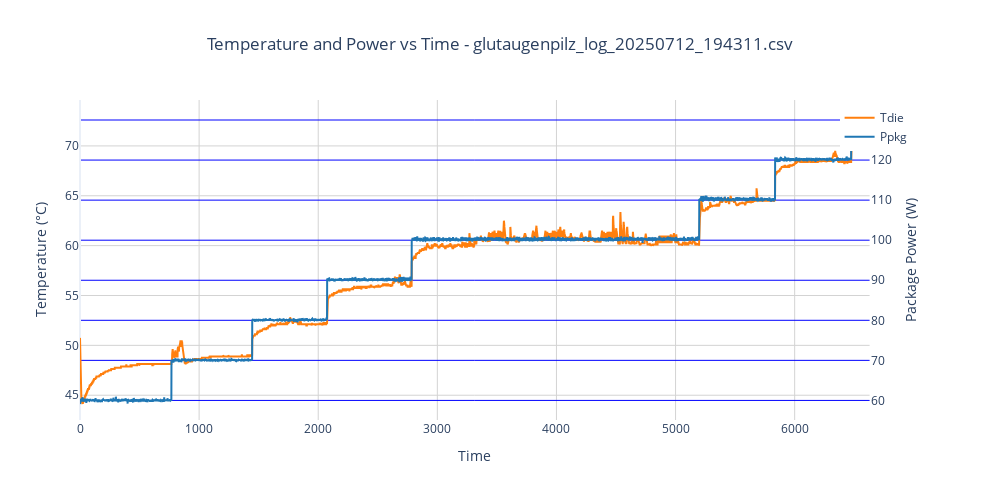
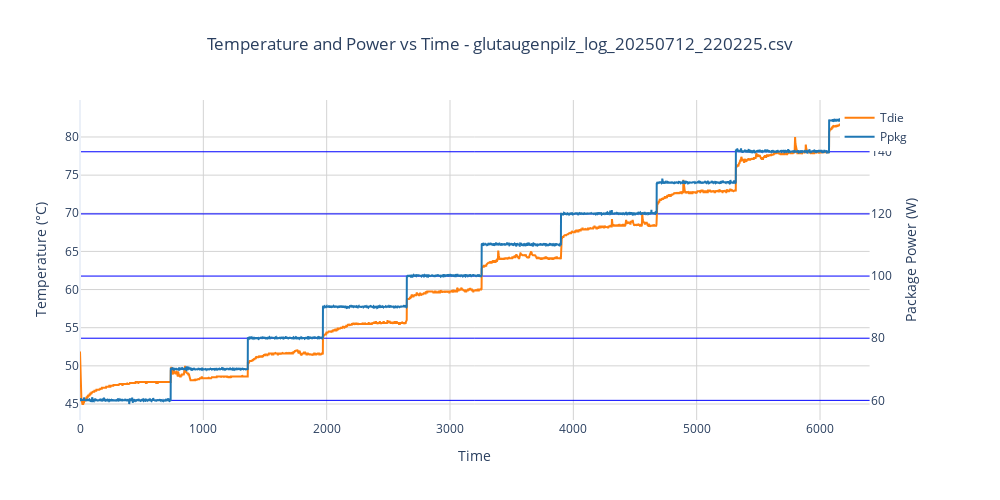
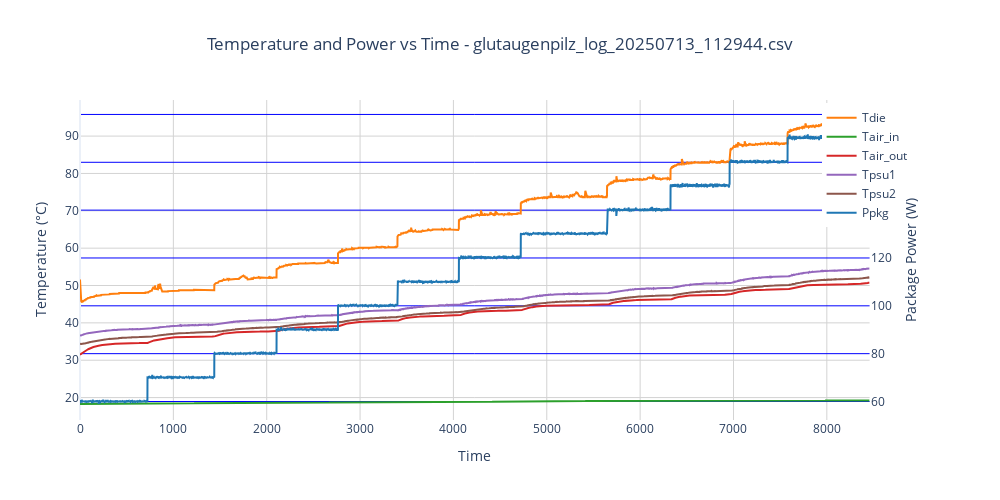
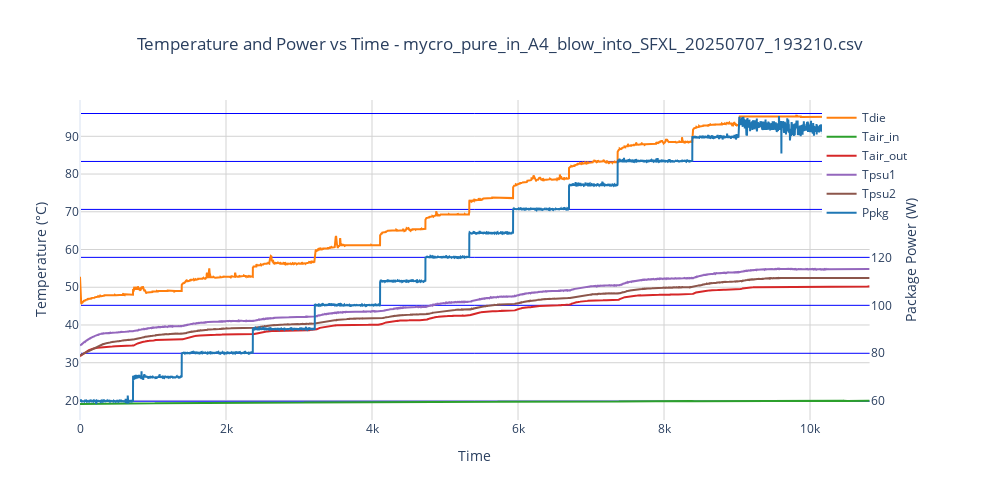

Source (notebook cell) for these figures, in order:
### Code cell
# Function to create time series plots
def plot_time_series(df, title):
    fig = make_subplots(specs=[[{"secondary_y": True}]])

    # Temperature traces
    fig.add_trace(
        go.Scatter(x=df['t'], y=df['Tdie'], name="Tdie",
                   line=dict(color='#ff7f0e', width=2)),
        secondary_y=False
    )

    if 'Tair_in' in df.columns:
        fig.add_trace(
            go.Scatter(x=df['t'], y=df['Tair_in'], name="Tair_in",
                       line=dict(color='#2ca02c', width=2)),
            secondary_y=False
        )

    if 'Tair_out' in df.columns:
        fig.add_trace(
            go.Scatter(x=df['t'], y=df['Tair_out'], name="Tair_out",
                       line=dict(color='#d62728', width=2)),
            secondary_y=False
        )

    if 'Tpsu1' in df.columns:
        fig.add_trace(
            go.Scatter(x=df['t'], y=df['Tpsu1'], name="Tpsu1",
                       line=dict(color='#9467bd', width=2)),
            secondary_y=False
        )

    if 'Tpsu2' in df.columns:
        fig.add_trace(
            go.Scatter(x=df['t'], y=df['Tpsu2'], name="Tpsu2",
                       line=dict(color='#8c564b', width=2)),
            secondary_y=False
        )

    # Power trace
    fig.add_trace(
        go.Scatter(x=df['t'], y=df['Ppkg'], name="Ppkg",
                   line=dict(color='#1f77b4', width=2)),
        secondary_y=True
    )

    fig.update_layout(
        title=dict(text=title, x=0.5),
        plot_bgcolor='white',
        hovermode='x unified',
        width=1000,
        height=500,
        showlegend=True,
        legend=dict(
            yanchor="top",
            y=0.99,
            xanchor="right",
            x=0.99
        )
    )

    fig.update_xaxes(title_text="Time", gridcolor='lightgray')
    fig.update_yaxes(title_text="Temperature (°C)", secondary_y=False, gridcolor='lightgray')
    fig.update_yaxes(title_text="Package Power (W)", secondary_y=True, gridcolor='blue')

    return fig


# Plot time series for each dataset
for name, df in dataframes.items():
    fig = plot_time_series(df, f"Temperature and Power vs Time - {name}")
    fig.show()

### Figure 1 — Plotly figure (JSON) as saved in the notebook; plotly's stock layout.template omitted (floating-point values rounded to 4 significant figures; data arrays with more than 128 entries replaced by an {"elided": "..."} marker saying what was removed)
{"data": [{"line": {"color": "#ff7f0e", "width": 2}, "name": "Tdie", "x": {"elided": "6630 int values"}, "y": {"elided": "6630 float values"}, "type": "scatter", "xaxis": "x", "yaxis": "y"}, {"line": {"color": "#1f77b4", "width": 2}, "name": "Ppkg", "x": {"elided": "6630 int values"}, "y": {"elided": "6630 float values"}, "type": "scatter", "xaxis": "x", "yaxis": "y2"}], "layout": {"xaxis": {"anchor": "y", "domain": [0.0, 0.94], "title": {"text": "Time"}, "gridcolor": "lightgray"}, "yaxis": {"anchor": "x", "domain": [0.0, 1.0], "title": {"text": "Temperature (°C)"}, "gridcolor": "lightgray"}, "yaxis2": {"anchor": "x", "overlaying": "y", "side": "right", "title": {"text": "Package Power (W)"}, "gridcolor": "blue"}, "title": {"text": "Temperature and Power vs Time - glutaugenpilz_log_20250712_194311.csv", "x": 0.5}, "legend": {"yanchor": "top", "y": 0.99, "xanchor": "right", "x": 0.99}, "plot_bgcolor": "white", "hovermode": "x unified", "width": 1000, "height": 500, "showlegend": true}}

### Figure 2 — Plotly figure (JSON) as saved in the notebook; plotly's stock layout.template omitted (floating-point values rounded to 4 significant figures; data arrays with more than 128 entries replaced by an {"elided": "..."} marker saying what was removed)
{"data": [{"line": {"color": "#ff7f0e", "width": 2}, "name": "Tdie", "x": {"elided": "6402 int values"}, "y": {"elided": "6402 float values"}, "type": "scatter", "xaxis": "x", "yaxis": "y"}, {"line": {"color": "#1f77b4", "width": 2}, "name": "Ppkg", "x": {"elided": "6402 int values"}, "y": {"elided": "6402 float values"}, "type": "scatter", "xaxis": "x", "yaxis": "y2"}], "layout": {"xaxis": {"anchor": "y", "domain": [0.0, 0.94], "title": {"text": "Time"}, "gridcolor": "lightgray"}, "yaxis": {"anchor": "x", "domain": [0.0, 1.0], "title": {"text": "Temperature (°C)"}, "gridcolor": "lightgray"}, "yaxis2": {"anchor": "x", "overlaying": "y", "side": "right", "title": {"text": "Package Power (W)"}, "gridcolor": "blue"}, "title": {"text": "Temperature and Power vs Time - glutaugenpilz_log_20250712_220225.csv", "x": 0.5}, "legend": {"yanchor": "top", "y": 0.99, "xanchor": "right", "x": 0.99}, "plot_bgcolor": "white", "hovermode": "x unified", "width": 1000, "height": 500, "showlegend": true}}

### Figure 3 — Plotly figure (JSON) as saved in the notebook; plotly's stock layout.template omitted (floating-point values rounded to 4 significant figures; data arrays with more than 128 entries replaced by an {"elided": "..."} marker saying what was removed)
{"data": [{"line": {"color": "#ff7f0e", "width": 2}, "name": "Tdie", "x": {"elided": "8458 int values"}, "y": {"elided": "8458 float values"}, "type": "scatter", "xaxis": "x", "yaxis": "y"}, {"line": {"color": "#2ca02c", "width": 2}, "name": "Tair_in", "x": {"elided": "8458 int values"}, "y": {"elided": "8458 float values"}, "type": "scatter", "xaxis": "x", "yaxis": "y"}, {"line": {"color": "#d62728", "width": 2}, "name": "Tair_out", "x": {"elided": "8458 int values"}, "y": {"elided": "8458 float values"}, "type": "scatter", "xaxis": "x", "yaxis": "y"}, {"line": {"color": "#9467bd", "width": 2}, "name": "Tpsu1", "x": {"elided": "8458 int values"}, "y": {"elided": "8458 float values"}, "type": "scatter", "xaxis": "x", "yaxis": "y"}, {"line": {"color": "#8c564b", "width": 2}, "name": "Tpsu2", "x": {"elided": "8458 int values"}, "y": {"elided": "8458 float values"}, "type": "scatter", "xaxis": "x", "yaxis": "y"}, {"line": {"color": "#1f77b4", "width": 2}, "name": "Ppkg", "x": {"elided": "8458 int values"}, "y": {"elided": "8458 float values"}, "type": "scatter", "xaxis": "x", "yaxis": "y2"}], "layout": {"xaxis": {"anchor": "y", "domain": [0.0, 0.94], "title": {"text": "Time"}, "gridcolor": "lightgray"}, "yaxis": {"anchor": "x", "domain": [0.0, 1.0], "title": {"text": "Temperature (°C)"}, "gridcolor": "lightgray"}, "yaxis2": {"anchor": "x", "overlaying": "y", "side": "right", "title": {"text": "Package Power (W)"}, "gridcolor": "blue"}, "title": {"text": "Temperature and Power vs Time - glutaugenpilz_log_20250713_112944.csv", "x": 0.5}, "legend": {"yanchor": "top", "y": 0.99, "xanchor": "right", "x": 0.99}, "plot_bgcolor": "white", "hovermode": "x unified", "width": 1000, "height": 500, "showlegend": true}}

### Figure 4 — Plotly figure (JSON) as saved in the notebook; plotly's stock layout.template omitted (floating-point values rounded to 4 significant figures; data arrays with more than 128 entries replaced by an {"elided": "..."} marker saying what was removed)
{"data": [{"line": {"color": "#ff7f0e", "width": 2}, "name": "Tdie", "x": {"elided": "10816 int values"}, "y": {"elided": "10816 float values"}, "type": "scatter", "xaxis": "x", "yaxis": "y"}, {"line": {"color": "#2ca02c", "width": 2}, "name": "Tair_in", "x": {"elided": "10816 int values"}, "y": {"elided": "10816 float values"}, "type": "scatter", "xaxis": "x", "yaxis": "y"}, {"line": {"color": "#d62728", "width": 2}, "name": "Tair_out", "x": {"elided": "10816 int values"}, "y": {"elided": "10816 float values"}, "type": "scatter", "xaxis": "x", "yaxis": "y"}, {"line": {"color": "#9467bd", "width": 2}, "name": "Tpsu1", "x": {"elided": "10816 int values"}, "y": {"elided": "10816 float values"}, "type": "scatter", "xaxis": "x", "yaxis": "y"}, {"line": {"color": "#8c564b", "width": 2}, "name": "Tpsu2", "x": {"elided": "10816 int values"}, "y": {"elided": "10816 float values"}, "type": "scatter", "xaxis": "x", "yaxis": "y"}, {"line": {"color": "#1f77b4", "width": 2}, "name": "Ppkg", "x": {"elided": "10816 int values"}, "y": {"elided": "10816 float values"}, "type": "scatter", "xaxis": "x", "yaxis": "y2"}], "layout": {"xaxis": {"anchor": "y", "domain": [0.0, 0.94], "title": {"text": "Time"}, "gridcolor": "lightgray"}, "yaxis": {"anchor": "x", "domain": [0.0, 1.0], "title": {"text": "Temperature (°C)"}, "gridcolor": "lightgray"}, "yaxis2": {"anchor": "x", "overlaying": "y", "side": "right", "title": {"text": "Package Power (W)"}, "gridcolor": "blue"}, "title": {"text": "Temperature and Power vs Time - mycro_pure_in_A4_blow_into_SFXL_20250707_193210.csv", "x": 0.5}, "legend": {"yanchor": "top", "y": 0.99, "xanchor": "right", "x": 0.99}, "plot_bgcolor": "white", "hovermode": "x unified", "width": 1000, "height": 500, "showlegend": true}}
